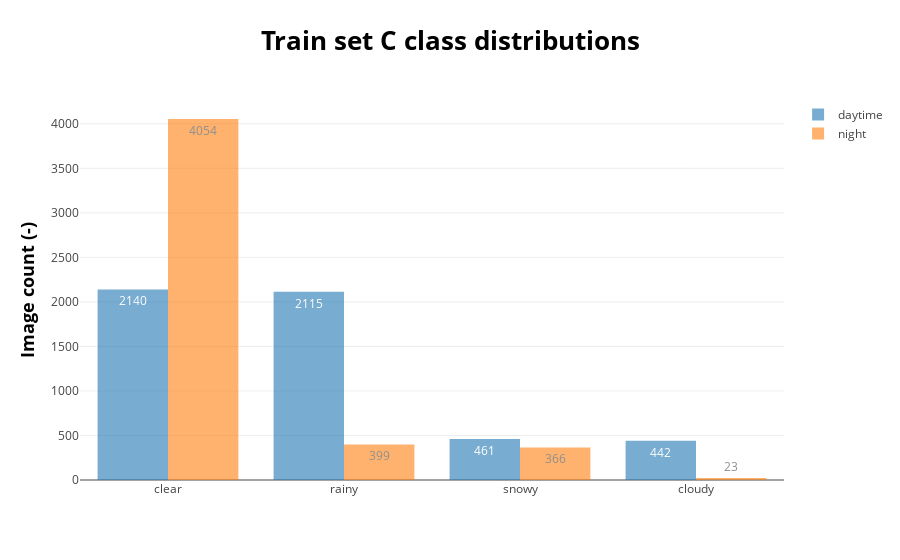

Source (notebook cell):
### Code cell
# plotly plots
x = ds_A.query('(timeofday =="night") & (split =="train")').weather.unique()
y0 = ds_A.query('(timeofday =="daytime") & (split =="train")').weather.value_counts()
y1 = ds_A.query('(timeofday =="night") & (split =="train")').weather.value_counts()

trace0 = go.Bar(
    name = "daytime",
    x = x,
    y = y0,
    text=y0,
    textposition = 'auto',
    opacity = 0.6,
)
trace1 = go.Bar(
    name = "night",
    x = x,
    y = y1,
    text=y1,
    textposition = 'auto',
    opacity = 0.6,
)
data = [trace0, trace1]

layout = go.Layout(
    title= "<b>Train set C class distributions</b>",
        titlefont = dict(
            size=26,
            color='black',
        ),
    yaxis = dict(
        title = '<b>Image count (-)</b>',
        titlefont = dict(
            size=18,
            color='black',
        )
    )
)

fig = go.Figure(data=data, layout=layout)

# display in notebook
py.offline.iplot(fig)

# create HTML and open in browser, store HTML
py.offline.plot(fig, filename='simple_dashboard.html')

### Figure 1 — Plotly figure (JSON) as saved in the notebook; plotly's stock layout.template omitted (floating-point values rounded to 4 significant figures)
{"data": [{"name": "daytime", "opacity": 0.6, "text": [2140, 2115, 461, 442], "textposition": "auto", "type": "bar", "uid": "44895253-76b8-4ab6-b226-b8fbbd760336", "x": ["clear", "rainy", "snowy", "cloudy"], "y": [2140, 2115, 461, 442]}, {"name": "night", "opacity": 0.6, "text": [4054, 399, 366, 23], "textposition": "auto", "type": "bar", "uid": "9ac94446-3df2-4293-ac6c-86b9a5fc04fe", "x": ["clear", "rainy", "snowy", "cloudy"], "y": [4054, 399, 366, 23]}], "layout": {"title": {"font": {"color": "black", "size": 26}, "text": "<b>Train set C class distributions</b>"}, "yaxis": {"title": {"font": {"color": "black", "size": 18}, "text": "<b>Image count (-)</b>"}}}}
